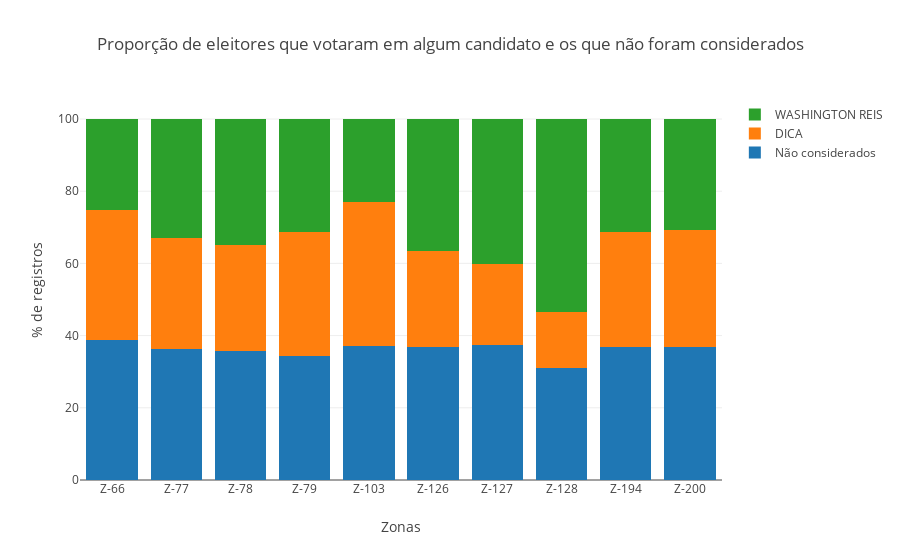

Notebook cell for this chart:
### Markdown cell above
#### Visualização com a distribuição dos votos dos candidatos em segundo turno em relação aos votos não considerados

### Code cell
title = 'Proporção de eleitores que votaram em algum candidato e os que não foram considerados'
props = ['nao_considerados', 'DICA', 'WASHINGTON REIS']
labels = {
    'nao_considerados' : 'Não considerados',
    'DICA': 'DICA',
    'WASHINGTON REIS': 'WASHINGTON REIS'
}
traces = generateDataToStackedBar(go=go, x=_zonas, props=props, labels=labels, df=df_zona)
fig = generatedStackedBar(go=go, data=traces, title=title, x='Zonas', y='% de registros')
py.iplot(fig)

### Figure 1 — Plotly figure (JSON) as saved in the notebook; plotly's stock layout.template omitted (floating-point values rounded to 4 significant figures)
{"data": [{"name": "Não considerados", "type": "bar", "uid": "9d20ec37-e798-11e8-8aca-5cc9d399d62a", "x": ["Z-66", "Z-77", "Z-78", "Z-79", "Z-103", "Z-126", "Z-127", "Z-128", "Z-194", "Z-200"], "y": [38.67, 36.4, 35.65, 34.47, 37.25, 36.79, 37.28, 30.94, 36.85, 36.79]}, {"name": "DICA", "type": "bar", "uid": "9d20ec38-e798-11e8-8aca-5cc9d399d62a", "x": ["Z-66", "Z-77", "Z-78", "Z-79", "Z-103", "Z-126", "Z-127", "Z-128", "Z-194", "Z-200"], "y": [36.05, 30.54, 29.38, 34.26, 39.84, 26.75, 22.56, 15.7, 31.74, 32.56]}, {"name": "WASHINGTON REIS", "type": "bar", "uid": "9d20ec39-e798-11e8-8aca-5cc9d399d62a", "x": ["Z-66", "Z-77", "Z-78", "Z-79", "Z-103", "Z-126", "Z-127", "Z-128", "Z-194", "Z-200"], "y": [25.27, 33.06, 34.97, 31.26, 22.92, 36.46, 40.16, 53.36, 31.41, 30.64]}], "layout": {"barmode": "stack", "title": "Proporção de eleitores que votaram em algum candidato e os que não foram considerados", "xaxis": {"title": "Zonas"}, "yaxis": {"title": "% de registros"}}}
